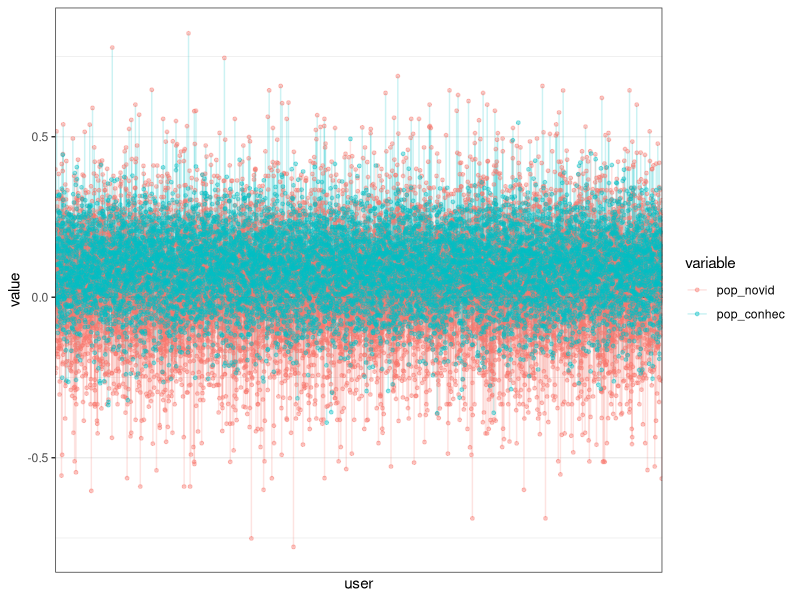
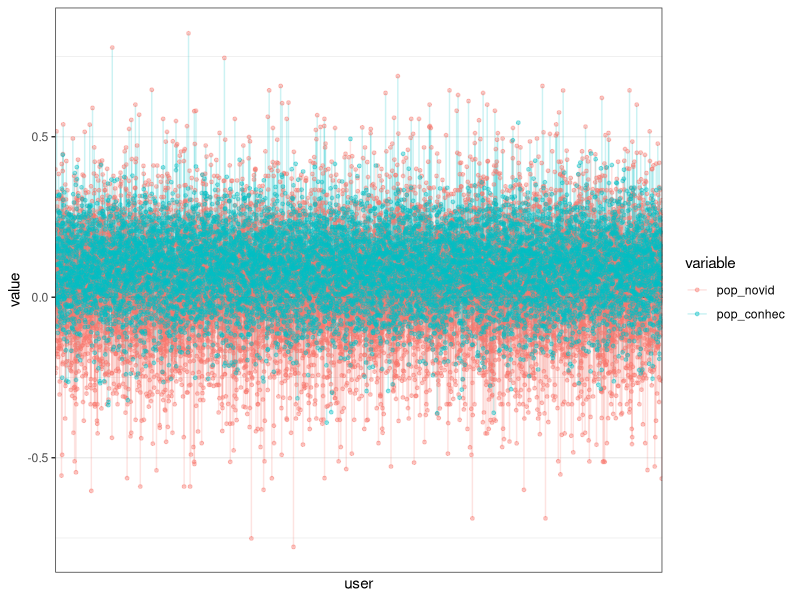
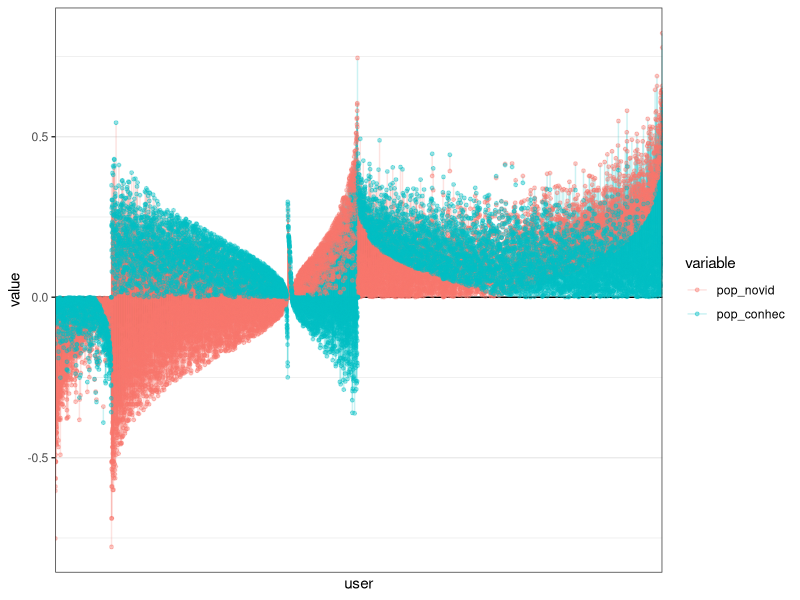
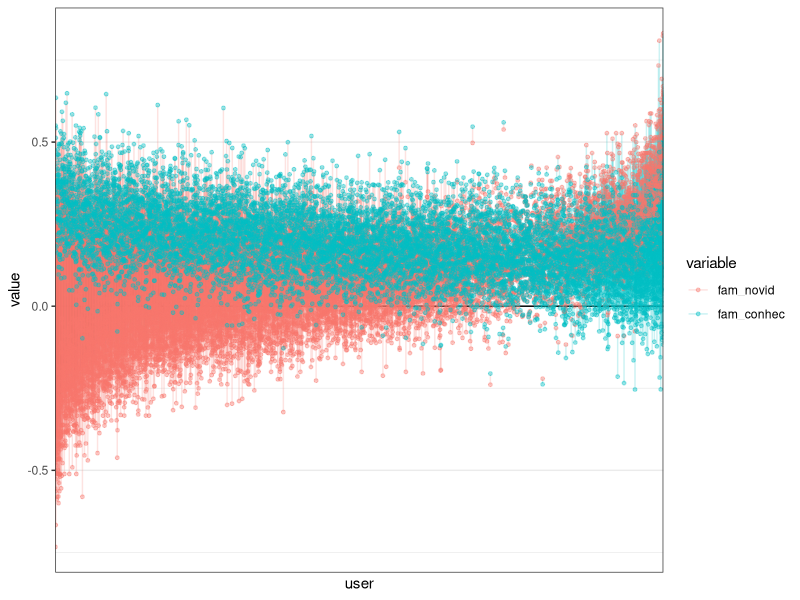

The R script that drew these images, in order:
setwd("~/mestrado/Dados e Scripts/Novidades e conhecidas")

library(ggplot2)
library(reshape)

theme_set(theme_bw())


criaGrafico <- function(dados_filtrados,file, order_criteria){
 # dados_filtrados = dados_filtrados[with(dados_filtrados, order(order_criteria) ) ,]
  dados_filtrados$user <- factor(dados_filtrados$user, levels=unique(dados_filtrados$user))
  dados_filtrados = melt(dados_filtrados)
  
  p <- ggplot(data=dados_filtrados, aes(x=value, y=user, group = user, color = variable )) + 
    geom_vline(xintercept = 0) + 
    geom_line( alpha = 0.2) + geom_point(size = 1, alpha = 0.4) + 
    theme(axis.text.x = element_blank()) + scale_y_discrete(breaks=NULL)+  
    coord_flip()
  pdf(file,width = 18, height = 8)
  print(p)
  dev.off()
}



dados = read.csv("dados.csv",head=TRUE,sep=",")
dados$X = NULL
dados_filtrados = dados[,c("user", "pop_novid","pop_conhec")]

criaGrafico(dados_filtrados,"pop-orderby-pop_conhec.pdf", dados_filtrados$pop_conhec)
criaGrafico(dados_filtrados,"pop-orderby-pop_novid.pdf", dados_filtrados$pop_novid)
dados_filtrados = dados_filtrados[with(dados_filtrados, order(sign(dados_filtrados$pop_novid),sign(dados_filtrados$pop_conhec), dados_filtrados$pop_novid - dados_filtrados$pop_conhec)) ,]
criaGrafico(dados_filtrados,"a1.pdf", a)

dados = dados[with(dados, order(fam_novid - fam_conhec) ) ,]
dados_filtrados = dados[,c("user","fam_novid","fam_conhec")]
criaGrafico(dados_filtrados,"fam3.pdf")
